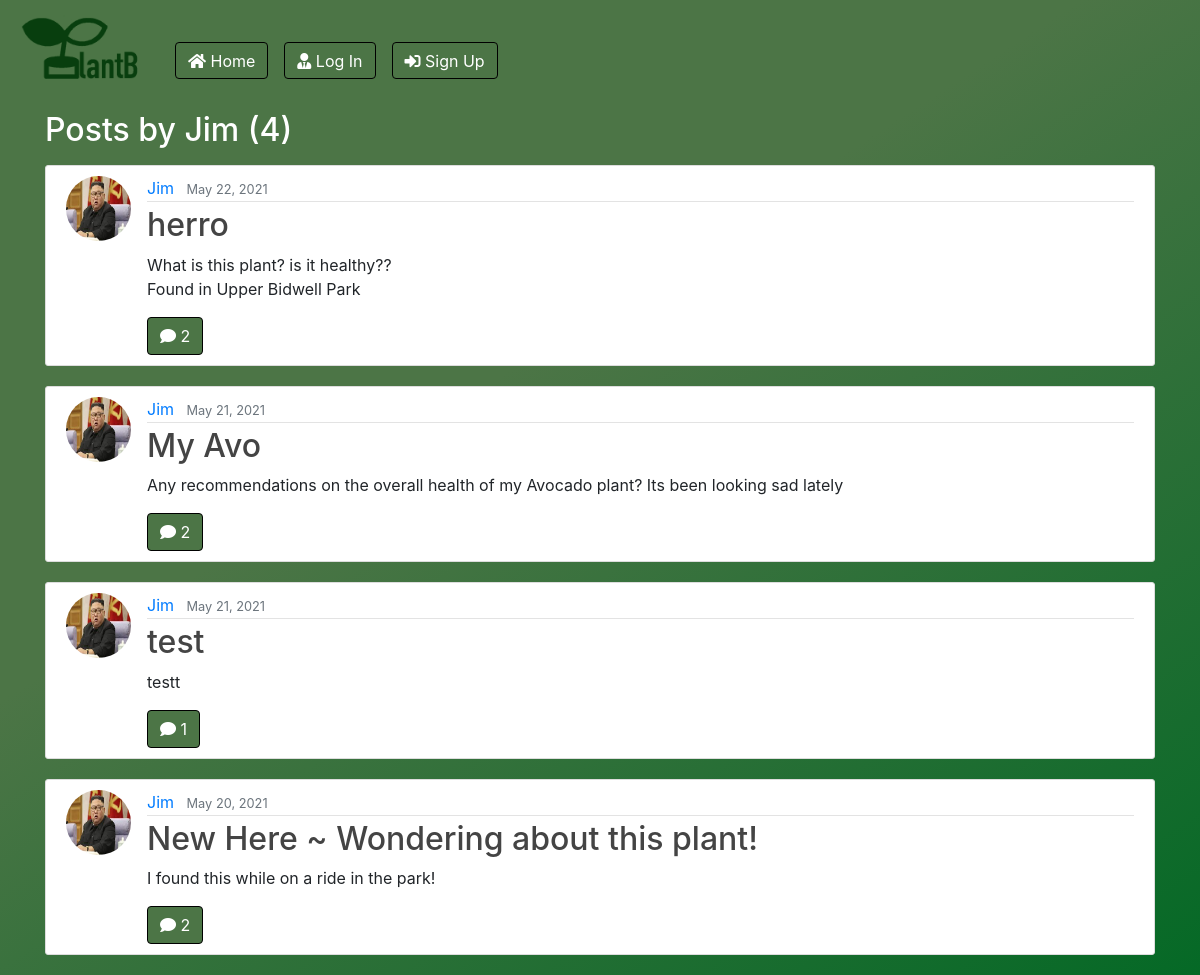
Page /user/Jim on the committed database.
### blog/models.py (models this page shows, shortened)
class Post(models.Model):
    title = models.CharField(max_length=50)
    file = models.FileField(null=True,blank=True,upload_to='Files')
    temp = models.FileField(upload_to='Files')
    content = models.TextField(max_length=250)
    date_posted = models.DateTimeField(default=timezone.now)
    author = models.ForeignKey(User, on_delete=models.CASCADE)

### users/models.py (models this page shows, shortened)
class Profile(models.Model):
    user = models.OneToOneField(User, on_delete=models.CASCADE)
    image = models.ImageField(default='default.jpeg', upload_to='profile_pics')

### blog/views.py (the view)
# urls.py: path('user/<str:username>', UserPostListView.as_view(), name='user-posts'),
class UserPostListView(ListView):
    model = Post
    template_name = 'blog/user_posts.html'  # <app>/<model>_<viewtype>.html
    context_object_name = 'posts'
    paginate_by = 4
    def get_queryset(self):
        user = get_object_or_404(User, username=self.kwargs.get('username'))
        return Post.objects.filter(author=user).order_by('-date_posted')

### blog/templates/blog/user_posts.html (shortened to what this page needs)
{% extends "blog/base.html" %}
{% block content %}
    <h2 class="mb-3">Posts by {{ view.kwargs.username }} ({{ page_obj.paginator.count }})</h2>
    {% for post in posts %}
        <article class="media content-section">
          <img class="rounded-circle article-img" src="{{ post.author.profile.image.url }}">
          <div class="media-body">
            <div class="article-metadata">
              <a class="mr-2" href="{% url 'user-posts' post.author.username %}">{{ post.author }}</a>
              <small class="text-muted">{{ post.date_posted|date:"F d, Y" }}</small>
            </div>
            <h2><a class="article-title" href="{% url 'post-detail' post.id %}">{{ post.title }}</a></h2>
            <p class="article-content">{{ post.content }}</p>
            <a class="btn btn-outline-primary  btn-d" href="{% url 'post-detail' pk=post.pk %}"><i class="fas fa-comment"></i> {{ post.comments.count }}</a>
          </div>
        </article>
    {% endfor %}
{% endblock content %}

### blog/static/blog/main.css (style rules this page uses)
img { vertical-align: none; }
.text-muted { color: white; }
.btn { color: rgb(255, 255, 255); background-color: #4c7546; border-color: #000000; }
body { background-color: #0e6e4e; background-image: linear-gradient(147deg, #4c7546 40%, #056926 100%); }
h2 { color: white; }
.content-section { background: #ffffff; padding: 10px 20px; border: 1px solid #dddddd; border-radius: 3px; margin-bottom: 20px; }
.article-title { color: #444444; }
.article-content { white-space: pre-line; }
.article-img { height: 65px; width: 65px; margin-right: 16px; }
.article-metadata { padding-bottom: 1px; margin-bottom: 4px; border-bottom: 1px solid #e3e3e3 }

### rows in the picture
Post: author.profile.image (picture), author "Jim", date_posted "May 22, 2021", title "herro", content "What is this plant? is it healthy?? Found in Upper Bidwell Park", comments.count "2"
Post: author.profile.image (picture), author "Jim", date_posted "May 21, 2021", title "My Avo", content "Any recommendations on the overall health of my Avocado plant? Its been looking sad lately", comments.count "2"
Post: author.profile.image (picture), author "Jim", date_posted "May 21, 2021", title "test", content "testt", comments.count "1"
Post: author.profile.image (picture), author "Jim", date_posted "May 20, 2021", title "New Here ~ Wondering about this plant!", content "I found this while on a ride in the park!", comments.count "2"

### other values in the picture
{{ view.kwargs.username }} "Jim"
{{ page_obj.paginator.count }} "4"
